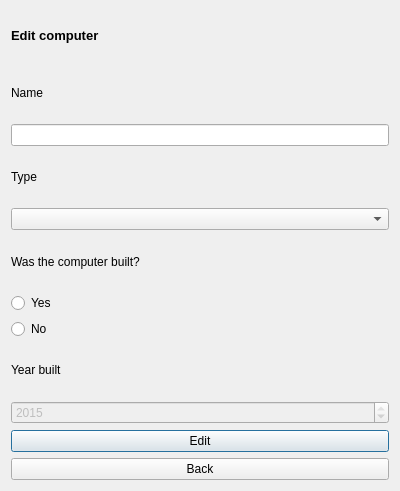
<?xml version="1.0" encoding="UTF-8"?>
<ui version="4.0">
 <class>Editcomputer</class>
 <widget class="QDialog" name="Editcomputer">
  <property name="geometry">
   <rect>
    <x>0</x>
    <y>0</y>
    <width>400</width>
    <height>491</height>
   </rect>
  </property>
  <property name="windowTitle">
   <string>Dialog</string>
  </property>
  <layout class="QVBoxLayout" name="verticalLayout">
   <item>
    <widget class="QLabel" name="EditComLabel">
     <property name="text">
      <string>&lt;html&gt;&lt;head/&gt;&lt;body&gt;&lt;p&gt;&lt;span style=&quot; font-size:10pt; font-weight:600;&quot;&gt;Edit computer&lt;/span&gt;&lt;/p&gt;&lt;/body&gt;&lt;/html&gt;</string>
     </property>
    </widget>
   </item>
   <item>
    <widget class="QLabel" name="nameLabelCom">
     <property name="text">
      <string>Name</string>
     </property>
    </widget>
   </item>
   <item>
    <widget class="QLineEdit" name="comNameLineEdit">
     <property name="clearButtonEnabled">
      <bool>true</bool>
     </property>
    </widget>
   </item>
   <item>
    <widget class="QLabel" name="typeLabel">
     <property name="text">
      <string>Type</string>
     </property>
    </widget>
   </item>
   <item>
    <widget class="QComboBox" name="comTypeComboBox"/>
   </item>
   <item>
    <widget class="QLabel" name="wasBuiltLabel">
     <property name="text">
      <string>Was the computer built?</string>
     </property>
    </widget>
   </item>
   <item>
    <widget class="QRadioButton" name="yesRadioButtonCom">
     <property name="text">
      <string>Yes</string>
     </property>
    </widget>
   </item>
   <item>
    <widget class="QRadioButton" name="noRadioButtonCom">
     <property name="text">
      <string>No</string>
     </property>
    </widget>
   </item>
   <item>
    <widget class="QLabel" name="builtYearLabel">
     <property name="text">
      <string>Year built</string>
     </property>
    </widget>
   </item>
   <item>
    <widget class="QSpinBox" name="comBuiltYearSpinBox">
     <property name="enabled">
      <bool>false</bool>
     </property>
     <property name="maximum">
      <number>2015</number>
     </property>
     <property name="value">
      <number>2015</number>
     </property>
    </widget>
   </item>
   <item>
    <widget class="QPushButton" name="confirmComEditPushButton">
     <property name="enabled">
      <bool>true</bool>
     </property>
     <property name="text">
      <string>Edit</string>
     </property>
    </widget>
   </item>
   <item>
    <widget class="QPushButton" name="backPushButtonEditCom">
     <property name="text">
      <string>Back</string>
     </property>
    </widget>
   </item>
  </layout>
 </widget>
 <resources/>
 <connections/>
</ui>
